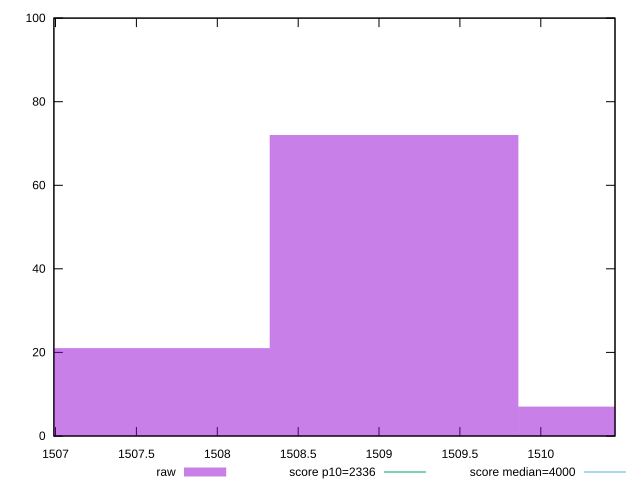

Here is the gnuplot script that generated this plot:
reset

$raw <<EOF
1509.0927420023727 72
1507.5559876826146 21
1510.6294963221305 7
EOF

set key outside below
set boxwidth 1.536754319758017
set xrange [1506.9898:1510.459]
set yrange [0:100]
set trange [0:100]
set style fill transparent solid 0.5 noborder

set parametric
set terminal svg size 640, 490 enhanced background rgb 'white'
set output "report_00007_2020-12-11T15:55:29.892Z/first-contentful-paint/samples/pages+cached+noexternal+nofonts+nosvg+noimg+nocss+nojs/raw/histogram.svg"

plot $raw title "raw" with boxes, \
     2336,t title "score p10=2336", \
     4000,t title "score median=4000"

reset
